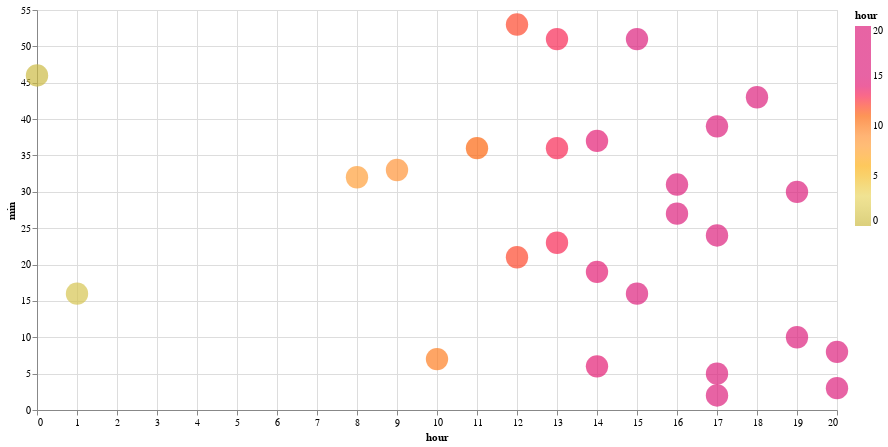

Here is the notebook cell this chart was saved with:
### Code cell
test3 = compare_approaches(
    stop_id="3104",
    organization_name="Los Angeles County Metropolitan Transportation Authority",
    route_id="33-13172",
    stop_sequence=80,
)

### Figure 1 — Vega-Lite specification as saved in the notebook (floating-point values rounded to 4 significant figures)
{"config": {"view": {"continuousWidth": 300, "continuousHeight": 300}}, "data": {"name": "data-0779537782150dae896ed4aefb6a2e28"}, "mark": {"type": "circle", "size": 500}, "encoding": {"color": {"field": "hour", "scale": {"range": ["#ccbb44", "#e9d868", "#fcb40e", "#ff9c42", "#fc5c04", "#dd217d", "#dd217d", "#dd217d"]}, "type": "quantitative"}, "tooltip": [{"field": "hour", "type": "quantitative"}, {"field": "min", "type": "quantitative"}, {"field": "actual_arrival_lag_min", "type": "quantitative"}], "x": {"field": "hour", "type": "quantitative"}, "y": {"field": "min", "type": "quantitative"}}, "height": 400, "width": 800, "$schema": "https://vega.github.io/schema/vega-lite/v5.17.0.json", "datasets": {"data-0779537782150dae896ed4aefb6a2e28": [{"stop_id": "3104", "stop_sequence": 80, "scheduled_arrival_sec": 91080.0, "schedule_gtfs_dataset_key": "0666caf3ec1ecc96b74f4477ee4bc939", "trip_instance_key": "3eabc6856371e291067b81b9a9b74f85", "rt_arrival_sec": 4609, "route_id": "33-13172", "shape_array_key": "33604cd768d576d5a8c87112fb4ca942", "route_long_name": "Metro Local Line", "direction_id": 1.0, "organization_name": "Los Angeles County Metropolitan Transportation Authority", "caltrans_district": "07 - Los Angeles", "service_date": "2024-05-22T00:00:00", "route_type": "Bus", "feed_key": "608992664173210532aa3e6cc573be2f", "converted_schd_arrival2": "2024-05-23T01:18:00", "converted_rt_arrival": "2024-05-22T01:16:49", "converted_schd_arrival": "2024-05-22T01:18:00", "delay_min": -1.183, "actual_arrival_lag_min": null, "scheduled_arrival_lag_min": null, "hour": 1, "min": 16}, {"stop_id": "3104", "stop_sequence": 80, "scheduled_arrival_sec": 89280.0, "schedule_gtfs_dataset_key": "0666caf3ec1ecc96b74f4477ee4bc939", "trip_instance_key": "0a955116d0129732f8db41915423f454", "rt_arrival_sec": 2761, "route_id": "33-13172", "shape_array_key": "ad3d1ab1b0ab2ee393bb54c70cc9aa09", "route_long_name": "Metro Local Line", "direction_id": 1.0, "organization_name": "Los Angeles County Metropolitan Transportation Authority", "caltrans_district": "07 - Los Angeles", "service_date": "2024-05-22T00:00:00", "route_type": "Bus", "feed_key": "608992664173210532aa3e6cc573be2f", "converted_schd_arrival2": "2024-05-21T00:48:00", "converted_rt_arrival": "2024-05-22T00:46:01", "converted_schd_arrival": "2024-05-22T00:48:00", "delay_min": -1.983, "actual_arrival_lag_min": -30.8, "scheduled_arrival_lag_min": -30.0, "hour": 0, "min": 46}, {"stop_id": "3104", "stop_sequence": 80, "scheduled_arrival_sec": 30480.0, "schedule_gtfs_dataset_key": "0666caf3ec1ecc96b74f4477ee4bc939", "trip_instance_key": "9c5bbdfc4506f7d8a02624d8538897e7", "rt_arrival_sec": 30779, "route_id": "33-13172", "shape_array_key": "ad3d1ab1b0ab2ee393bb54c70cc9aa09", "route_long_name": "Metro Local Line", "direction_id": 1.0, "organization_name": "Los Angeles County Metropolitan Transportation Authority", "caltrans_district": "07 - Los Angeles", "service_date": "2024-05-22T00:00:00", "route_type": "Bus", "feed_key": "608992664173210532aa3e6cc573be2f", "converted_schd_arrival2": "2024-05-22T08:28:00", "converted_rt_arrival": "2024-05-22T08:32:59", "converted_schd_arrival": "2024-05-22T08:28:00", "delay_min": 4.983, "actual_arrival_lag_min": 467.0, "scheduled_arrival_lag_min": 460.0, "hour": 8, "min": 32}, {"stop_id": "3104", "stop_sequence": 80, "scheduled_arrival_sec": 34140.0, "schedule_gtfs_dataset_key": "0666caf3ec1ecc96b74f4477ee4bc939", "trip_instance_key": "e94fab4a1f5881573f336e139cecbfee", "rt_arrival_sec": 34395, "route_id": "33-13172", "shape_array_key": "ad3d1ab1b0ab2ee393bb54c70cc9aa09", "route_long_name": "Metro Local Line", "direction_id": 1.0, "organization_name": "Los Angeles County Metropolitan Transportation Authority", "caltrans_district": "07 - Los Angeles", "service_date": "2024-05-22T00:00:00", "route_type": "Bus", "feed_key": "608992664173210532aa3e6cc573be2f", "converted_schd_arrival2": "2024-05-22T09:29:00", "converted_rt_arrival": "2024-05-22T09:33:15", "converted_schd_arrival": "2024-05-22T09:29:00", "delay_min": 4.25, "actual_arrival_lag_min": 60.27, "scheduled_arrival_lag_min": 61.0, "hour": 9, "min": 33}, {"stop_id": "3104", "stop_sequence": 80, "scheduled_arrival_sec": 35940.0, "schedule_gtfs_dataset_key": "0666caf3ec1ecc96b74f4477ee4bc939", "trip_instance_key": "ba75bb0b989588cc30e0c853287c7ec4", "rt_arrival_sec": 36435, "route_id": "33-13172", "shape_array_key": "ad3d1ab1b0ab2ee393bb54c70cc9aa09", "route_long_name": "Metro Local Line", "direction_id": 1.0, "organization_name": "Los Angeles County Metropolitan Transportation Authority", "caltrans_district": "07 - Los Angeles", "service_date": "2024-05-22T00:00:00", "route_type": "Bus", "feed_key": "608992664173210532aa3e6cc573be2f", "converted_schd_arrival2": "2024-05-22T09:59:00", "converted_rt_arrival": "2024-05-22T10:07:15", "converted_schd_arrival": "2024-05-22T09:59:00", "delay_min": 8.25, "actual_arrival_lag_min": 34.0, "scheduled_arrival_lag_min": 30.0, "hour": 10, "min": 7}, {"stop_id": "3104", "stop_sequence": 80, "scheduled_arrival_sec": 41580.0, "schedule_gtfs_dataset_key": "0666caf3ec1ecc96b74f4477ee4bc939", "trip_instance_key": "15682710b8aec3463663cff4ea0d19fd", "rt_arrival_sec": 41774, "route_id": "33-13172", "shape_array_key": "ad3d1ab1b0ab2ee393bb54c70cc9aa09", "route_long_name": "Metro Local Line", "direction_id": 1.0, "organization_name": "Los Angeles County Metropolitan Transportation Authority", "caltrans_district": "07 - Los Angeles", "service_date": "2024-05-22T00:00:00", "route_type": "Bus", "feed_key": "608992664173210532aa3e6cc573be2f", "converted_schd_arrival2": "2024-05-22T11:33:00", "converted_rt_arrival": "2024-05-22T11:36:14", "converted_schd_arrival": "2024-05-22T11:33:00", "delay_min": 3.233, "actual_arrival_lag_min": 88.98, "scheduled_arrival_lag_min": 94.0, "hour": 11, "min": 36}, {"stop_id": "3104", "stop_sequence": 80, "scheduled_arrival_sec": 44340.0, "schedule_gtfs_dataset_key": "0666caf3ec1ecc96b74f4477ee4bc939", "trip_instance_key": "e7494daa24c9330406e7fc287d3c7a70", "rt_arrival_sec": 44511, "route_id": "33-13172", "shape_array_key": "ad3d1ab1b0ab2ee393bb54c70cc9aa09", "route_long_name": "Metro Local Line", "direction_id": 1.0, "organization_name": "Los Angeles County Metropolitan Transportation Authority", "caltrans_district": "07 - Los Angeles", "service_date": "2024-05-22T00:00:00", "route_type": "Bus", "feed_key": "608992664173210532aa3e6cc573be2f", "converted_schd_arrival2": "2024-05-22T12:19:00", "converted_rt_arrival": "2024-05-22T12:21:51", "converted_schd_arrival": "2024-05-22T12:19:00", "delay_min": 2.85, "actual_arrival_lag_min": 45.62, "scheduled_arrival_lag_min": 46.0, "hour": 12, "min": 21}, {"stop_id": "3104", "stop_sequence": 80, "scheduled_arrival_sec": 46140.0, "schedule_gtfs_dataset_key": "0666caf3ec1ecc96b74f4477ee4bc939", "trip_instance_key": "71c6325101a9ed096d0e451036fb0474", "rt_arrival_sec": 46434, "route_id": "33-13172", "shape_array_key": "ad3d1ab1b0ab2ee393bb54c70cc9aa09", "route_long_name": "Metro Local Line", "direction_id": 1.0, "organization_name": "Los Angeles County Metropolitan Transportation Authority", "caltrans_district": "07 - Los Angeles", "service_date": "2024-05-22T00:00:00", "route_type": "Bus", "feed_key": "608992664173210532aa3e6cc573be2f", "converted_schd_arrival2": "2024-05-22T12:49:00", "converted_rt_arrival": "2024-05-22T12:53:54", "converted_schd_arrival": "2024-05-22T12:49:00", "delay_min": 4.9, "actual_arrival_lag_min": 32.05, "scheduled_arrival_lag_min": 30.0, "hour": 12, "min": 53}, {"stop_id": "3104", "stop_sequence": 80, "scheduled_arrival_sec": 48000.0, "schedule_gtfs_dataset_key": "0666caf3ec1ecc96b74f4477ee4bc939", "trip_instance_key": "ebf03740d7a5aeb1a3d058977593fdd2", "rt_arrival_sec": 48191, "route_id": "33-13172", "shape_array_key": "ad3d1ab1b0ab2ee393bb54c70cc9aa09", "route_long_name": "Metro Local Line", "direction_id": 1.0, "organization_name": "Los Angeles County Metropolitan Transportation Authority", "caltrans_district": "07 - Los Angeles", "service_date": "2024-05-22T00:00:00", "route_type": "Bus", "feed_key": "608992664173210532aa3e6cc573be2f", "converted_schd_arrival2": "2024-05-22T13:20:00", "converted_rt_arrival": "2024-05-22T13:23:11", "converted_schd_arrival": "2024-05-22T13:20:00", "delay_min": 3.183, "actual_arrival_lag_min": 29.28, "scheduled_arrival_lag_min": 31.0, "hour": 13, "min": 23}, {"stop_id": "3104", "stop_sequence": 80, "scheduled_arrival_sec": 48900.0, "schedule_gtfs_dataset_key": "0666caf3ec1ecc96b74f4477ee4bc939", "trip_instance_key": "4a0035c87744f2c9410b2d26201c01c5", "rt_arrival_sec": 48971, "route_id": "33-13172", "shape_array_key": "ad3d1ab1b0ab2ee393bb54c70cc9aa09", "route_long_name": "Metro Local Line", "direction_id": 1.0, "organization_name": "Los Angeles County Metropolitan Transportation Authority", "caltrans_district": "07 - Los Angeles", "service_date": "2024-05-22T00:00:00", "route_type": "Bus", "feed_key": "608992664173210532aa3e6cc573be2f", "converted_schd_arrival2": "2024-05-22T13:35:00", "converted_rt_arrival": "2024-05-22T13:36:11", "converted_schd_arrival": "2024-05-22T13:35:00", "delay_min": 1.183, "actual_arrival_lag_min": 13.0, "scheduled_arrival_lag_min": 15.0, "hour": 13, "min": 36}, {"stop_id": "3104", "stop_sequence": 80, "scheduled_arrival_sec": 49800.0, "schedule_gtfs_dataset_key": "0666caf3ec1ecc96b74f4477ee4bc939", "trip_instance_key": "fd68658c58c951a16f9c2b0eadf5deb2", "rt_arrival_sec": 49883, "route_id": "33-13172", "shape_array_key": "ad3d1ab1b0ab2ee393bb54c70cc9aa09", "route_long_name": "Metro Local Line", "direction_id": 1.0, "organization_name": "Los Angeles County Metropolitan Transportation Authority", "caltrans_district": "07 - Los Angeles", "service_date": "2024-05-22T00:00:00", "route_type": "Bus", "feed_key": "608992664173210532aa3e6cc573be2f", "converted_schd_arrival2": "2024-05-22T13:50:00", "converted_rt_arrival": "2024-05-22T13:51:23", "converted_schd_arrival": "2024-05-22T13:50:00", "delay_min": 1.383, "actual_arrival_lag_min": 15.2, "scheduled_arrival_lag_min": 15.0, "hour": 13, "min": 51}, {"stop_id": "3104", "stop_sequence": 80, "scheduled_arrival_sec": 50700.0, "schedule_gtfs_dataset_key": "0666caf3ec1ecc96b74f4477ee4bc939", "trip_instance_key": "f621e90f7fef5caa279877e0371b3e83", "rt_arrival_sec": 50799, "route_id": "33-13172", "shape_array_key": "ad3d1ab1b0ab2ee393bb54c70cc9aa09", "route_long_name": "Metro Local Line", "direction_id": 1.0, "organization_name": "Los Angeles County Metropolitan Transportation Authority", "caltrans_district": "07 - Los Angeles", "service_date": "2024-05-22T00:00:00", "route_type": "Bus", "feed_key": "608992664173210532aa3e6cc573be2f", "converted_schd_arrival2": "2024-05-22T14:05:00", "converted_rt_arrival": "2024-05-22T14:06:39", "converted_schd_arrival": "2024-05-22T14:05:00", "delay_min": 1.65, "actual_arrival_lag_min": 15.27, "scheduled_arrival_lag_min": 15.0, "hour": 14, "min": 6}, {"stop_id": "3104", "stop_sequence": 80, "scheduled_arrival_sec": 51600.0, "schedule_gtfs_dataset_key": "0666caf3ec1ecc96b74f4477ee4bc939", "trip_instance_key": "4c2999dc5f1ca2fc01cf7e430b636c1b", "rt_arrival_sec": 51583, "route_id": "33-13172", "shape_array_key": "ad3d1ab1b0ab2ee393bb54c70cc9aa09", "route_long_name": "Metro Local Line", "direction_id": 1.0, "organization_name": "Los Angeles County Metropolitan Transportation Authority", "caltrans_district": "07 - Los Angeles", "service_date": "2024-05-22T00:00:00", "route_type": "Bus", "feed_key": "608992664173210532aa3e6cc573be2f", "converted_schd_arrival2": "2024-05-22T14:20:00", "converted_rt_arrival": "2024-05-22T14:19:43", "converted_schd_arrival": "2024-05-22T14:20:00", "delay_min": -0.2833, "actual_arrival_lag_min": 13.07, "scheduled_arrival_lag_min": 15.0, "hour": 14, "min": 19}, {"stop_id": "3104", "stop_sequence": 80, "scheduled_arrival_sec": 52500.0, "schedule_gtfs_dataset_key": "0666caf3ec1ecc96b74f4477ee4bc939", "trip_instance_key": "f36491c1f0f2bc78d5c5fe3feed61010", "rt_arrival_sec": 52626, "route_id": "33-13172", "shape_array_key": "ad3d1ab1b0ab2ee393bb54c70cc9aa09", "route_long_name": "Metro Local Line", "direction_id": 1.0, "organization_name": "Los Angeles County Metropolitan Transportation Authority", "caltrans_district": "07 - Los Angeles", "service_date": "2024-05-22T00:00:00", "route_type": "Bus", "feed_key": "608992664173210532aa3e6cc573be2f", "converted_schd_arrival2": "2024-05-22T14:35:00", "converted_rt_arrival": "2024-05-22T14:37:06", "converted_schd_arrival": "2024-05-22T14:35:00", "delay_min": 2.1, "actual_arrival_lag_min": 17.38, "scheduled_arrival_lag_min": 15.0, "hour": 14, "min": 37}, {"stop_id": "3104", "stop_sequence": 80, "scheduled_arrival_sec": 55200.0, "schedule_gtfs_dataset_key": "0666caf3ec1ecc96b74f4477ee4bc939", "trip_instance_key": "4f4268535f7a6368f64b33a0817d3b02", "rt_arrival_sec": 55008, "route_id": "33-13172", "shape_array_key": "ad3d1ab1b0ab2ee393bb54c70cc9aa09", "route_long_name": "Metro Local Line", "direction_id": 1.0, "organization_name": "Los Angeles County Metropolitan Transportation Authority", "caltrans_district": "07 - Los Angeles", "service_date": "2024-05-22T00:00:00", "route_type": "Bus", "feed_key": "608992664173210532aa3e6cc573be2f", "converted_schd_arrival2": "2024-05-22T15:20:00", "converted_rt_arrival": "2024-05-22T15:16:48", "converted_schd_arrival": "2024-05-22T15:20:00", "delay_min": -3.2, "actual_arrival_lag_min": 39.7, "scheduled_arrival_lag_min": 45.0, "hour": 15, "min": 16}, {"stop_id": "3104", "stop_sequence": 80, "scheduled_arrival_sec": 57120.0, "schedule_gtfs_dataset_key": "0666caf3ec1ecc96b74f4477ee4bc939", "trip_instance_key": "aed18f0e3b90d5dfd3f77d9ecff24996", "rt_arrival_sec": 57069, "route_id": "33-13172", "shape_array_key": "ad3d1ab1b0ab2ee393bb54c70cc9aa09", "route_long_name": "Metro Local Line", "direction_id": 1.0, "organization_name": "Los Angeles County Metropolitan Transportation Authority", "caltrans_district": "07 - Los Angeles", "service_date": "2024-05-22T00:00:00", "route_type": "Bus", "feed_key": "608992664173210532aa3e6cc573be2f", "converted_schd_arrival2": "2024-05-22T15:52:00", "converted_rt_arrival": "2024-05-22T15:51:09", "converted_schd_arrival": "2024-05-22T15:52:00", "delay_min": -0.85, "actual_arrival_lag_min": 34.35, "scheduled_arrival_lag_min": 32.0, "hour": 15, "min": 51}, {"stop_id": "3104", "stop_sequence": 80, "scheduled_arrival_sec": 58920.0, "schedule_gtfs_dataset_key": "0666caf3ec1ecc96b74f4477ee4bc939", "trip_instance_key": "d6ebc8d31ef282d6c4da50898a4ba7a6", "rt_arrival_sec": 59227, "route_id": "33-13172", "shape_array_key": "ad3d1ab1b0ab2ee393bb54c70cc9aa09", "route_long_name": "Metro Local Line", "direction_id": 1.0, "organization_name": "Los Angeles County Metropolitan Transportation Authority", "caltrans_district": "07 - Los Angeles", "service_date": "2024-05-22T00:00:00", "route_type": "Bus", "feed_key": "608992664173210532aa3e6cc573be2f", "converted_schd_arrival2": "2024-05-22T16:22:00", "converted_rt_arrival": "2024-05-22T16:27:07", "converted_schd_arrival": "2024-05-22T16:22:00", "delay_min": 5.117, "actual_arrival_lag_min": 35.97, "scheduled_arrival_lag_min": 30.0, "hour": 16, "min": 27}, {"stop_id": "3104", "stop_sequence": 80, "scheduled_arrival_sec": 58020.0, "schedule_gtfs_dataset_key": "0666caf3ec1ecc96b74f4477ee4bc939", "trip_instance_key": "45d2a661896961b611fa8dcbd7c600af", "rt_arrival_sec": 59471, "route_id": "33-13172", "shape_array_key": "ad3d1ab1b0ab2ee393bb54c70cc9aa09", "route_long_name": "Metro Local Line", "direction_id": 1.0, "organization_name": "Los Angeles County Metropolitan Transportation Authority", "caltrans_district": "07 - Los Angeles", "service_date": "2024-05-22T00:00:00", "route_type": "Bus", "feed_key": "608992664173210532aa3e6cc573be2f", "converted_schd_arrival2": "2024-05-22T16:07:00", "converted_rt_arrival": "2024-05-22T16:31:11", "converted_schd_arrival": "2024-05-22T16:07:00", "delay_min": 24.18, "actual_arrival_lag_min": 4.067, "scheduled_arrival_lag_min": -15.0, "hour": 16, "min": 31}, {"stop_id": "3104", "stop_sequence": 80, "scheduled_arrival_sec": 60720.0, "schedule_gtfs_dataset_key": "0666caf3ec1ecc96b74f4477ee4bc939", "trip_instance_key": "7f33c78eb419430df9d54d58216185f0", "rt_arrival_sec": 61356, "route_id": "33-13172", "shape_array_key": "ad3d1ab1b0ab2ee393bb54c70cc9aa09", "route_long_name": "Metro Local Line", "direction_id": 1.0, "organization_name": "Los Angeles County Metropolitan Transportation Authority", "caltrans_district": "07 - Los Angeles", "service_date": "2024-05-22T00:00:00", "route_type": "Bus", "feed_key": "608992664173210532aa3e6cc573be2f", "converted_schd_arrival2": "2024-05-22T16:52:00", "converted_rt_arrival": "2024-05-22T17:02:36", "converted_schd_arrival": "2024-05-22T16:52:00", "delay_min": 10.6, "actual_arrival_lag_min": 31.42, "scheduled_arrival_lag_min": 45.0, "hour": 17, "min": 2}, {"stop_id": "3104", "stop_sequence": 80, "scheduled_arrival_sec": 61620.0, "schedule_gtfs_dataset_key": "0666caf3ec1ecc96b74f4477ee4bc939", "trip_instance_key": "b2b32c5e7fa5e3add3c00f4781e25c6c", "rt_arrival_sec": 61520, "route_id": "33-13172", "shape_array_key": "ad3d1ab1b0ab2ee393bb54c70cc9aa09", "route_long_name": "Metro Local Line", "direction_id": 1.0, "organization_name": "Los Angeles County Metropolitan Transportation Authority", "caltrans_district": "07 - Los Angeles", "service_date": "2024-05-22T00:00:00", "route_type": "Bus", "feed_key": "608992664173210532aa3e6cc573be2f", "converted_schd_arrival2": "2024-05-22T17:07:00", "converted_rt_arrival": "2024-05-22T17:05:20", "converted_schd_arrival": "2024-05-22T17:07:00", "delay_min": -1.667, "actual_arrival_lag_min": 2.733, "scheduled_arrival_lag_min": 15.0, "hour": 17, "min": 5}, {"stop_id": "3104", "stop_sequence": 80, "scheduled_arrival_sec": 62520.0, "schedule_gtfs_dataset_key": "0666caf3ec1ecc96b74f4477ee4bc939", "trip_instance_key": "a519a0ee562d99d390ed597ab1e9b5e0", "rt_arrival_sec": 62674, "route_id": "33-13172", "shape_array_key": "ad3d1ab1b0ab2ee393bb54c70cc9aa09", "route_long_name": "Metro Local Line", "direction_id": 1.0, "organization_name": "Los Angeles County Metropolitan Transportation Authority", "caltrans_district": "07 - Los Angeles", "service_date": "2024-05-22T00:00:00", "route_type": "Bus", "feed_key": "608992664173210532aa3e6cc573be2f", "converted_schd_arrival2": "2024-05-22T17:22:00", "converted_rt_arrival": "2024-05-22T17:24:34", "converted_schd_arrival": "2024-05-22T17:22:00", "delay_min": 2.567, "actual_arrival_lag_min": 19.23, "scheduled_arrival_lag_min": 15.0, "hour": 17, "min": 24}, {"stop_id": "3104", "stop_sequence": 80, "scheduled_arrival_sec": 63420.0, "schedule_gtfs_dataset_key": "0666caf3ec1ecc96b74f4477ee4bc939", "trip_instance_key": "2976f9a4c840f570bc7688e61f283e05", "rt_arrival_sec": 63555, "route_id": "33-13172", "shape_array_key": "ad3d1ab1b0ab2ee393bb54c70cc9aa09", "route_long_name": "Metro Local Line", "direction_id": 1.0, "organization_name": "Los Angeles County Metropolitan Transportation Authority", "caltrans_district": "07 - Los Angeles", "service_date": "2024-05-22T00:00:00", "route_type": "Bus", "feed_key": "608992664173210532aa3e6cc573be2f", "converted_schd_arrival2": "2024-05-22T17:37:00", "converted_rt_arrival": "2024-05-22T17:39:15", "converted_schd_arrival": "2024-05-22T17:37:00", "delay_min": 2.25, "actual_arrival_lag_min": 14.68, "scheduled_arrival_lag_min": 15.0, "hour": 17, "min": 39}, {"stop_id": "3104", "stop_sequence": 80, "scheduled_arrival_sec": 66120.0, "schedule_gtfs_dataset_key": "0666caf3ec1ecc96b74f4477ee4bc939", "trip_instance_key": "8b9e1a953696bc7c2303d0a075207c93", "rt_arrival_sec": 67413, "route_id": "33-13172", "shape_array_key": "ad3d1ab1b0ab2ee393bb54c70cc9aa09", "route_long_name": "Metro Local Line", "direction_id": 1.0, "organization_name": "Los Angeles County Metropolitan Transportation Authority", "caltrans_district": "07 - Los Angeles", "service_date": "2024-05-22T00:00:00", "route_type": "Bus", "feed_key": "608992664173210532aa3e6cc573be2f", "converted_schd_arrival2": "2024-05-22T18:22:00", "converted_rt_arrival": "2024-05-22T18:43:33", "converted_schd_arrival": "2024-05-22T18:22:00", "delay_min": 21.55, "actual_arrival_lag_min": 64.3, "scheduled_arrival_lag_min": 45.0, "hour": 18, "min": 43}, {"stop_id": "3104", "stop_sequence": 80, "scheduled_arrival_sec": 68760.0, "schedule_gtfs_dataset_key": "0666caf3ec1ecc96b74f4477ee4bc939", "trip_instance_key": "da8f666b289bfeeb6ef29a0d603cc573", "rt_arrival_sec": 69012, "route_id": "33-13172", "shape_array_key": "ad3d1ab1b0ab2ee393bb54c70cc9aa09", "route_long_name": "Metro Local Line", "direction_id": 1.0, "organization_name": "Los Angeles County Metropolitan Transportation Authority", "caltrans_district": "07 - Los Angeles", "service_date": "2024-05-22T00:00:00", "route_type": "Bus", "feed_key": "608992664173210532aa3e6cc573be2f", "converted_schd_arrival2": "2024-05-22T19:06:00", "converted_rt_arrival": "2024-05-22T19:10:12", "converted_schd_arrival": "2024-05-22T19:06:00", "delay_min": 4.2, "actual_arrival_lag_min": 26.65, "scheduled_arrival_lag_min": 44.0, "hour": 19, "min": 10}, {"stop_id": "3104", "stop_sequence": 80, "scheduled_arrival_sec": 69600.0, "schedule_gtfs_dataset_key": "0666caf3ec1ecc96b74f4477ee4bc939", "trip_instance_key": "812eb2fa95d9db33c0763f4bc6c0d4cd", "rt_arrival_sec": 70206, "route_id": "33-13172", "shape_array_key": "ad3d1ab1b0ab2ee393bb54c70cc9aa09", "route_long_name": "Metro Local Line", "direction_id": 1.0, "organization_name": "Los Angeles County Metropolitan Transportation Authority", "caltrans_district": "07 - Los Angeles", "service_date": "2024-05-22T00:00:00", "route_type": "Bus", "feed_key": "608992664173210532aa3e6cc573be2f", "converted_schd_arrival2": "2024-05-22T19:20:00", "converted_rt_arrival": "2024-05-22T19:30:06", "converted_schd_arrival": "2024-05-22T19:20:00", "delay_min": 10.1, "actual_arrival_lag_min": 19.9, "scheduled_arrival_lag_min": 14.0, "hour": 19, "min": 30}, {"stop_id": "3104", "stop_sequence": 80, "scheduled_arrival_sec": 71220.0, "schedule_gtfs_dataset_key": "0666caf3ec1ecc96b74f4477ee4bc939", "trip_instance_key": "a758f170f874c4037b78d8028e40a596", "rt_arrival_sec": 72193, "route_id": "33-13172", "shape_array_key": "ad3d1ab1b0ab2ee393bb54c70cc9aa09", "route_long_name": "Metro Local Line", "direction_id": 1.0, "organization_name": "Los Angeles County Metropolitan Transportation Authority", "caltrans_district": "07 - Los Angeles", "service_date": "2024-05-22T00:00:00", "route_type": "Bus", "feed_key": "608992664173210532aa3e6cc573be2f", "converted_schd_arrival2": "2024-05-22T19:47:00", "converted_rt_arrival": "2024-05-22T20:03:13", "converted_schd_arrival": "2024-05-22T19:47:00", "delay_min": 16.22, "actual_arrival_lag_min": 33.12, "scheduled_arrival_lag_min": 27.0, "hour": 20, "min": 3}, {"stop_id": "3104", "stop_sequence": 80, "scheduled_arrival_sec": 72480.0, "schedule_gtfs_dataset_key": "0666caf3ec1ecc96b74f4477ee4bc939", "trip_instance_key": "b1debf3c35ea569b9fb99a2b863fa207", "rt_arrival_sec": 72500, "route_id": "33-13172", "shape_array_key": "ad3d1ab1b0ab2ee393bb54c70cc9aa09", "route_long_name": "Metro Local Line", "direction_id": 1.0, "organization_name": "Los Angeles County Metropolitan Transportation Authority", "caltrans_district": "07 - Los Angeles", "service_date": "2024-05-22T00:00:00", "route_type": "Bus", "feed_key": "608992664173210532aa3e6cc573be2f", "converted_schd_arrival2": "2024-05-22T20:08:00", "converted_rt_arrival": "2024-05-22T20:08:20", "converted_schd_arrival": "2024-05-22T20:08:00", "delay_min": 0.3333, "actual_arrival_lag_min": 5.117, "scheduled_arrival_lag_min": 21.0, "hour": 20, "min": 8}]}}
